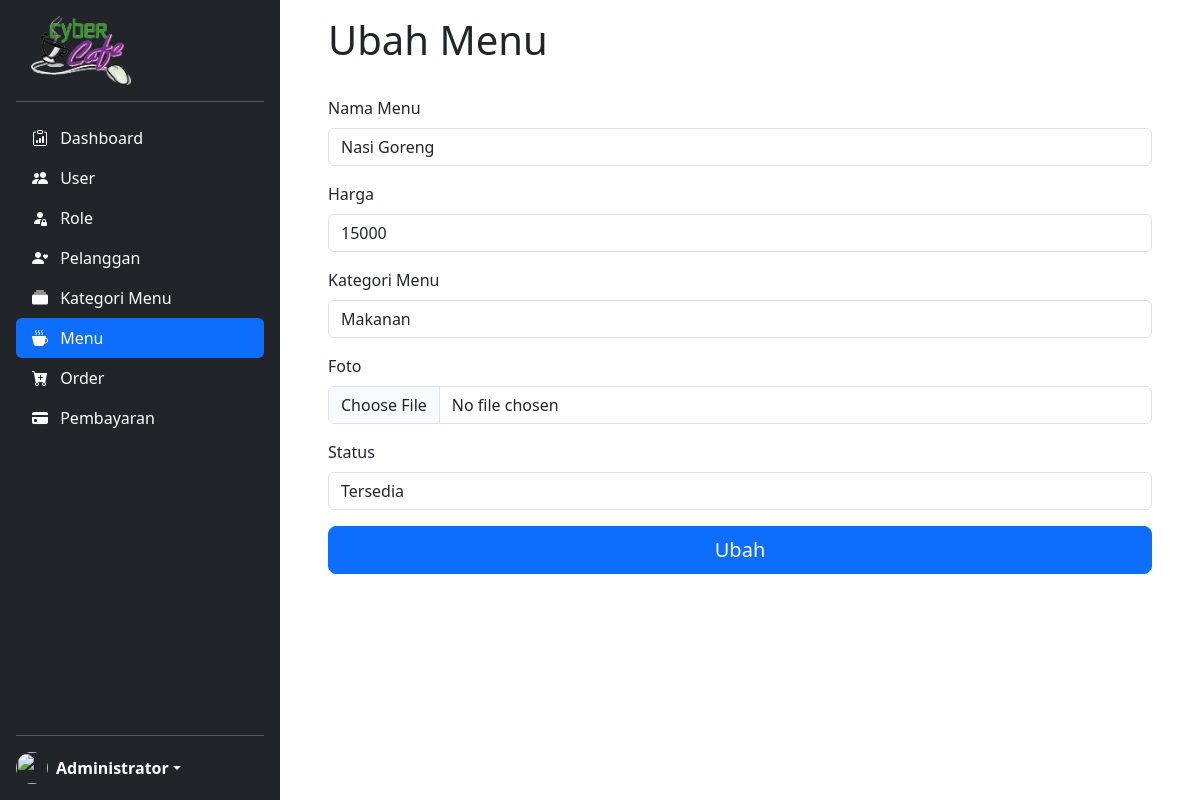
/ubah-menu.php?id=1 (signed in), run on the app's committed database.
### tables this page shows
CREATE TABLE `menu` (
  `id_menu` int(11) NOT NULL,
  `nama_menu` varchar(100) NOT NULL,
  `harga_menu` int(11) NOT NULL,
  `id_kategori` int(11) NOT NULL,
  `foto_menu` varchar(100) NOT NULL,
  `status_menu` varchar(50) NOT NULL
);

### ubah-menu.php (the view, shortened to what this page needs)
<!DOCTYPE html>
<html>
<head>
    <?php
	include "header.php";
	?>
</head>
<body>
    <main id="fullpage">
        <?php
        include "sidebar.php";
        ?>
        <div class="container pt-3 me-0 pe-5 ps-5 scrollarea">
            <div class="row">
                <div class="col">
                    <h1>Ubah Menu</h1><br>
                    <?php
                    $id = $_GET['id'];
                    $result = mysqli_query($conn, "SELECT * FROM menu WHERE id_menu=$id");
                    while($menu_data = mysqli_fetch_array($result)){
                        $harga_menu = $menu_data['harga_menu'];
                        $nama_menu = $menu_data['nama_menu'];
                        $id_kategori = $menu_data['id_kategori'];
                        $status_menu = $menu_data['status_menu'];
                    }
                    ?>
                    <form method="post" action="proses-menu.php">
                        <div class="mb-3">
                            <label for="form-nama" class="form-label">Nama Menu</label>
                            <input type="text" class="form-control" id="form-nama" name="nama_menu" placeholder="Masukkan Nama Menu" value="<?=$nama_menu?>">
                        </div>
                        <div class="mb-3">
                            <label for="form-harga" class="form-label">Harga</label>
                            <input type="number " class="form-control" id="form-harga" name="harga_menu" placeholder="Masukkan Harga Menu" value="<?=$harga_menu?>">
                        </div>
                        <div class="mb-3">
                            <label for="form-kategori" class="form-label">Kategori Menu</label>
                            <?php
                                $sql = "SELECT * FROM kategori";
                                $kategori = mysqli_query($conn, $sql);
                            ?>
                            <select name="id_kategori" id="form-kategori" class="form-control">
                                <?php
                                foreach ($kategori as $kat) {
                                    if($kat['id_kategori'] == $id_kategori) $selected = 'selected';
                                    else $selected = '';
                                    echo "<option value='".$kat['id_kategori']."' $selected>".$kat['nama_kategori']."</option>";
                                }
                                ?>
                            </select>
                        </div>
                        <div class="mb-3">
                            <label for="form-foto" class="form-label">Foto</label>
                            <input type="file" class="form-control" id="form-foto" name="foto_menu">
                        </div>
                        <div class="mb-3">
                            <label for="form-status" class="form-label">Status</label>
                            <select name="status_menu" id="form-status" class="form-control">
                                <option value="Tersedia" <?=($status_menu=='Tersedia')?'selected':''?>>Tersedia</option>
                            </select>
                        </div>
                        <input type="submit" name='ubah' value="Ubah" class="w-100 btn btn-lg btn-primary">
                    </form>
                </div>
            </div>
        </div>
    </main>
</body>
</html>

### css/style.css (style rules this page uses)
body { min-height: 100vh; min-height: -webkit-fill-available; display: block; }
html { height: -webkit-fill-available; }
#fullpage { display: flex; flex-wrap: nowrap; height: 100vh; height: -webkit-fill-available; max-height: 100vh; overflow-x: auto; overflow-y: hidden; }
.scrollarea { overflow-y: auto; }

### data on the page
menu: nama_menu "Nasi Goreng", harga_menu "15000", status_menu "Tersedia"

### other printed values
$_SESSION['nama_user'] "Administrator"
form field id_kategori "Makanan"
